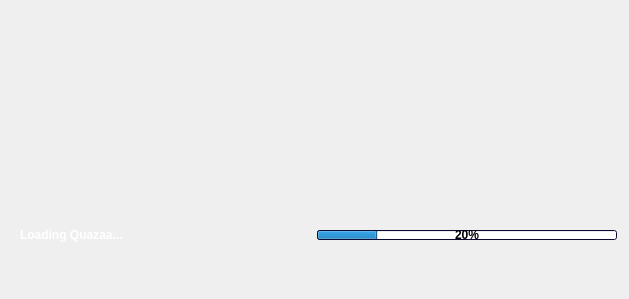
            <widget class="QWidget" name="scrollAreaWidgetContents">
             <property name="geometry">
              <rect>
               <x>0</x>
               <y>0</y>
               <width>625</width>
               <height>299</height>
              </rect>
             </property>
             <layout class="QGridLayout" name="gridLayout_28">
              <item row="0" column="0">
               <widget class="QFrame" name="frameSplashBackground">
                <property name="minimumSize">
                 <size>
                  <width>607</width>
                  <height>200</height>
                 </size>
                </property>
                <property name="maximumSize">
                 <size>
                  <width>607</width>
                  <height>200</height>
                 </size>
                </property>
                <property name="styleSheet">
                 <string notr="true">QFrame {
	border-image: url(:/Resource/Splash.png) repeat;
}</string>
                </property>
                <layout class="QGridLayout" name="gridLayout_26">
                 <property name="sizeConstraint">
                  <enum>QLayout::SetFixedSize</enum>
                 </property>
                 <property name="margin">
                  <number>0</number>
                 </property>
                 <property name="spacing">
                  <number>0</number>
                 </property>
                 <item row="1" column="0">
                  <widget class="QFrame" name="frameSplashFooter">
                   <property name="styleSheet">
                    <string notr="true">QFrame {
	border-image: url(:/Resource/HeaderBackground.png) repeat;
	min-height: 28;
	max-height: 28;
	min-width: 605px;
	max-width: 605px;
}</string>
                   </property>
                   <property name="frameShape">
                    <enum>QFrame::NoFrame</enum>
                   </property>
                   <property name="frameShadow">
                    <enum>QFrame::Raised</enum>
                   </property>
                   <layout class="QGridLayout" name="gridLayout_25">
                    <property name="horizontalSpacing">
                     <number>2</number>
                    </property>
                    <property name="verticalSpacing">
                     <number>0</number>
                    </property>
                    <property name="margin">
                     <number>0</number>
                    </property>
                    <item row="0" column="0" rowspan="3">
                     <widget class="QLabel" name="labelSplashStatus">
                      <property name="sizePolicy">
                       <sizepolicy hsizetype="MinimumExpanding" vsizetype="Preferred">
                        <horstretch>0</horstretch>
                        <verstretch>0</verstretch>
                       </sizepolicy>
                      </property>
                      <property name="styleSheet">
                       <string notr="true">font-weight: bold;
color: white;
background-color: transparent;
padding-left: 5px;</string>
                      </property>
                      <property name="text">
                       <string>Loading Quazaa...</string>
                      </property>
                     </widget>
                    </item>
                    <item row="1" column="2">
                     <widget class="QProgressBar" name="progressBarSplashStatus">
                      <property name="sizePolicy">
                       <sizepolicy hsizetype="MinimumExpanding" vsizetype="Fixed">
                        <horstretch>1</horstretch>
                        <verstretch>0</verstretch>
                       </sizepolicy>
                      </property>
                      <property name="maximumSize">
                       <size>
                        <width>300</width>
                        <height>10</height>
                       </size>
                      </property>
                      <property name="palette">
                       <palette>
                        <active>
                         <colorrole role="WindowText">
                          <brush brushstyle="SolidPattern">
                           <color alpha="255">
                            <red>255</red>
                            <green>255</green>
                            <blue>255</blue>
                           </color>
                          </brush>
                         </colorrole>
                         <colorrole role="Window">
                          <brush brushstyle="SolidPattern">
                           <color alpha="255">
                            <red>17</red>
                            <green>13</green>
                            <blue>75</blue>
                           </color>
                          </brush>
                         </colorrole>
                        </active>
                        <inactive>
                         <colorrole role="WindowText">
                          <brush brushstyle="SolidPattern">
                           <color alpha="255">
                            <red>255</red>
                            <green>255</green>
                            <blue>255</blue>
                           </color>
                          </brush>
                         </colorrole>
                         <colorrole role="Window">
                          <brush brushstyle="SolidPattern">
                           <color alpha="255">
                            <red>17</red>
                            <green>13</green>
                            <blue>75</blue>
                           </color>
                          </brush>
                         </colorrole>
                        </inactive>
                        <disabled>
                         <colorrole role="WindowText">
                          <brush brushstyle="SolidPattern">
                           <color alpha="255">
                            <red>118</red>
                            <green>116</green>
                            <blue>108</blue>
                           </color>
                          </brush>
                         </colorrole>
                         <colorrole role="Window">
                          <brush brushstyle="SolidPattern">
                           <color alpha="255">
                            <red>17</red>
                            <green>13</green>
                            <blue>75</blue>
                           </color>
                          </brush>
                         </colorrole>
                        </disabled>
                       </palette>
                      </property>
                      <property name="styleSheet">
                       <string notr="true">font-weight: bold;
max-height: 10px;
min-height: 10px;
max-width: 300px;
min-width: 300px;</string>
                      </property>
                      <property name="value">
                       <number>20</number>
                      </property>
                     </widget>
                    </item>
                    <item row="1" column="1">
                     <spacer name="horizontalSpacerSplashFooter">
                      <property name="orientation">
                       <enum>Qt::Horizontal</enum>
                      </property>
                      <property name="sizeHint" stdset="0">
                       <size>
                        <width>0</width>
                        <height>0</height>
                       </size>
                      </property>
                     </spacer>
                    </item>
                   </layout>
                  </widget>
                 </item>
                 <item row="0" column="0">
                  <widget class="QLabel" name="labelSplashlLogo">
                   <property name="styleSheet">
                    <string notr="true">background-color: transparent;
min-height: 172px;
max-height: 172px;
min-width: 605px;
max-width: 605px;
border-image: url(:/Resource/QuazaaLogo.png);</string>
                   </property>
                   <property name="text">
                    <string/>
                   </property>
                  </widget>
                 </item>
                </layout>
               </widget>
              </item>
             </layout>
            </widget>
